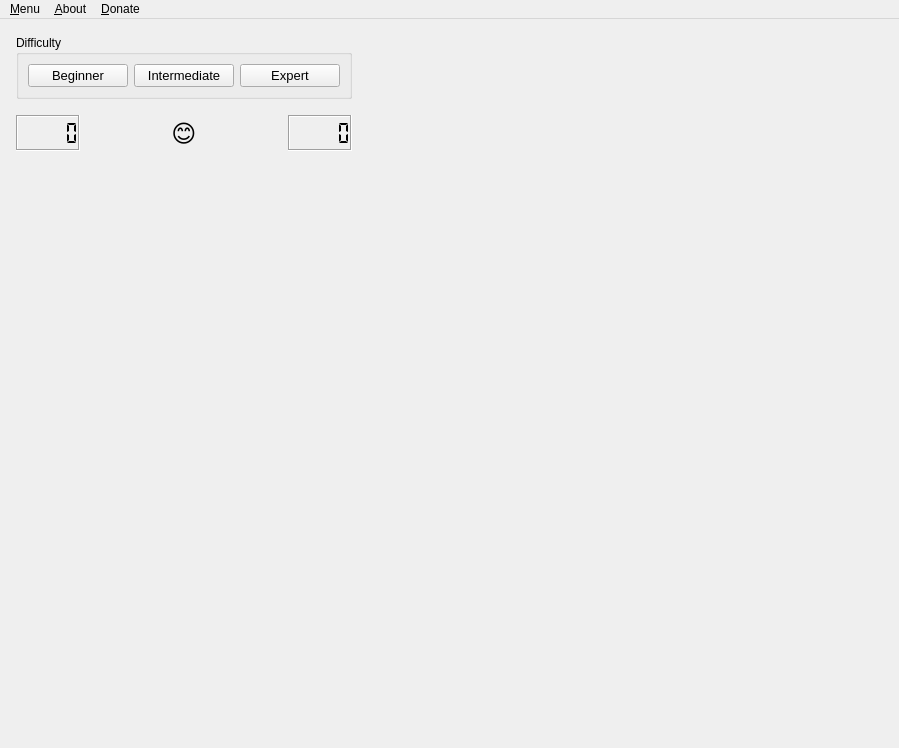
<?xml version="1.0" encoding="UTF-8"?>
<ui version="4.0">
 <class>MainWindow</class>
 <widget class="QMainWindow" name="MainWindow">
  <property name="geometry">
   <rect>
    <x>0</x>
    <y>0</y>
    <width>899</width>
    <height>748</height>
   </rect>
  </property>
  <property name="sizePolicy">
   <sizepolicy hsizetype="Minimum" vsizetype="Minimum">
    <horstretch>0</horstretch>
    <verstretch>0</verstretch>
   </sizepolicy>
  </property>
  <property name="windowTitle">
   <string>pyMinesweeper 2020 - v2.3.1</string>
  </property>
  <property name="styleSheet">
   <string notr="true"/>
  </property>
  <widget class="QWidget" name="centralwidget">
   <property name="sizePolicy">
    <sizepolicy hsizetype="Minimum" vsizetype="Minimum">
     <horstretch>0</horstretch>
     <verstretch>0</verstretch>
    </sizepolicy>
   </property>
   <layout class="QVBoxLayout" name="verticalLayout" stretch="0,0,0">
    <property name="spacing">
     <number>0</number>
    </property>
    <property name="sizeConstraint">
     <enum>QLayout::SetFixedSize</enum>
    </property>
    <property name="leftMargin">
     <number>16</number>
    </property>
    <property name="topMargin">
     <number>8</number>
    </property>
    <property name="rightMargin">
     <number>16</number>
    </property>
    <property name="bottomMargin">
     <number>16</number>
    </property>
    <item>
     <layout class="QHBoxLayout" name="horizontalLayout_2">
      <property name="sizeConstraint">
       <enum>QLayout::SetMinimumSize</enum>
      </property>
      <property name="topMargin">
       <number>8</number>
      </property>
      <property name="bottomMargin">
       <number>8</number>
      </property>
      <item>
       <spacer name="horizontalSpacer_5">
        <property name="orientation">
         <enum>Qt::Horizontal</enum>
        </property>
        <property name="sizeType">
         <enum>QSizePolicy::MinimumExpanding</enum>
        </property>
        <property name="sizeHint" stdset="0">
         <size>
          <width>0</width>
          <height>0</height>
         </size>
        </property>
       </spacer>
      </item>
      <item>
       <widget class="QGroupBox" name="groupBox_difficulties">
        <property name="sizePolicy">
         <sizepolicy hsizetype="Minimum" vsizetype="Minimum">
          <horstretch>0</horstretch>
          <verstretch>0</verstretch>
         </sizepolicy>
        </property>
        <property name="title">
         <string>Difficulty</string>
        </property>
        <layout class="QHBoxLayout" name="horizontalLayout_3">
         <property name="spacing">
          <number>6</number>
         </property>
         <property name="sizeConstraint">
          <enum>QLayout::SetMinimumSize</enum>
         </property>
         <item>
          <widget class="QPushButton" name="pushButton_beginner">
           <property name="minimumSize">
            <size>
             <width>100</width>
             <height>0</height>
            </size>
           </property>
           <property name="maximumSize">
            <size>
             <width>100</width>
             <height>16777215</height>
            </size>
           </property>
           <property name="font">
            <font>
             <pointsize>10</pointsize>
            </font>
           </property>
           <property name="text">
            <string>Beginner</string>
           </property>
          </widget>
         </item>
         <item>
          <widget class="QPushButton" name="pushButton_intermediate">
           <property name="minimumSize">
            <size>
             <width>100</width>
             <height>0</height>
            </size>
           </property>
           <property name="maximumSize">
            <size>
             <width>100</width>
             <height>16777215</height>
            </size>
           </property>
           <property name="font">
            <font>
             <pointsize>10</pointsize>
            </font>
           </property>
           <property name="text">
            <string>Intermediate</string>
           </property>
          </widget>
         </item>
         <item>
          <widget class="QPushButton" name="pushButton_expert">
           <property name="minimumSize">
            <size>
             <width>100</width>
             <height>0</height>
            </size>
           </property>
           <property name="maximumSize">
            <size>
             <width>100</width>
             <height>16777215</height>
            </size>
           </property>
           <property name="font">
            <font>
             <pointsize>10</pointsize>
            </font>
           </property>
           <property name="text">
            <string>Expert</string>
           </property>
          </widget>
         </item>
        </layout>
       </widget>
      </item>
      <item>
       <spacer name="horizontalSpacer_6">
        <property name="orientation">
         <enum>Qt::Horizontal</enum>
        </property>
        <property name="sizeType">
         <enum>QSizePolicy::MinimumExpanding</enum>
        </property>
        <property name="sizeHint" stdset="0">
         <size>
          <width>0</width>
          <height>0</height>
         </size>
        </property>
       </spacer>
      </item>
     </layout>
    </item>
    <item>
     <layout class="QHBoxLayout" name="horizontalLayout">
      <property name="spacing">
       <number>0</number>
      </property>
      <property name="sizeConstraint">
       <enum>QLayout::SetMinimumSize</enum>
      </property>
      <property name="topMargin">
       <number>8</number>
      </property>
      <property name="bottomMargin">
       <number>8</number>
      </property>
      <item>
       <widget class="QLCDNumber" name="lcdNumber_amount_mines">
        <property name="minimumSize">
         <size>
          <width>0</width>
          <height>0</height>
         </size>
        </property>
        <property name="maximumSize">
         <size>
          <width>16777215</width>
          <height>16777215</height>
         </size>
        </property>
        <property name="font">
         <font>
          <pointsize>10</pointsize>
          <weight>75</weight>
          <bold>true</bold>
         </font>
        </property>
        <property name="styleSheet">
         <string notr="true"/>
        </property>
        <property name="frameShape">
         <enum>QFrame::Box</enum>
        </property>
        <property name="frameShadow">
         <enum>QFrame::Sunken</enum>
        </property>
        <property name="lineWidth">
         <number>1</number>
        </property>
        <property name="midLineWidth">
         <number>0</number>
        </property>
        <property name="segmentStyle">
         <enum>QLCDNumber::Flat</enum>
        </property>
       </widget>
      </item>
      <item>
       <spacer name="horizontalSpacer">
        <property name="orientation">
         <enum>Qt::Horizontal</enum>
        </property>
        <property name="sizeType">
         <enum>QSizePolicy::MinimumExpanding</enum>
        </property>
        <property name="sizeHint" stdset="0">
         <size>
          <width>0</width>
          <height>0</height>
         </size>
        </property>
       </spacer>
      </item>
      <item>
       <widget class="QPushButton" name="pushButton_reset">
        <property name="sizePolicy">
         <sizepolicy hsizetype="Minimum" vsizetype="Minimum">
          <horstretch>0</horstretch>
          <verstretch>0</verstretch>
         </sizepolicy>
        </property>
        <property name="minimumSize">
         <size>
          <width>36</width>
          <height>36</height>
         </size>
        </property>
        <property name="maximumSize">
         <size>
          <width>36</width>
          <height>36</height>
         </size>
        </property>
        <property name="font">
         <font>
          <pointsize>18</pointsize>
         </font>
        </property>
        <property name="styleSheet">
         <string notr="true">text-align: center; border: 0px;</string>
        </property>
        <property name="text">
         <string>😊</string>
        </property>
       </widget>
      </item>
      <item>
       <spacer name="horizontalSpacer_2">
        <property name="orientation">
         <enum>Qt::Horizontal</enum>
        </property>
        <property name="sizeType">
         <enum>QSizePolicy::MinimumExpanding</enum>
        </property>
        <property name="sizeHint" stdset="0">
         <size>
          <width>0</width>
          <height>0</height>
         </size>
        </property>
       </spacer>
      </item>
      <item>
       <widget class="QLCDNumber" name="lcdNumber_playing_time">
        <property name="minimumSize">
         <size>
          <width>0</width>
          <height>0</height>
         </size>
        </property>
        <property name="maximumSize">
         <size>
          <width>16777215</width>
          <height>16777215</height>
         </size>
        </property>
        <property name="font">
         <font>
          <pointsize>10</pointsize>
          <weight>75</weight>
          <bold>true</bold>
         </font>
        </property>
        <property name="styleSheet">
         <string notr="true"/>
        </property>
        <property name="frameShadow">
         <enum>QFrame::Sunken</enum>
        </property>
        <property name="lineWidth">
         <number>1</number>
        </property>
        <property name="midLineWidth">
         <number>0</number>
        </property>
        <property name="segmentStyle">
         <enum>QLCDNumber::Flat</enum>
        </property>
        <property name="intValue" stdset="0">
         <number>0</number>
        </property>
       </widget>
      </item>
     </layout>
    </item>
    <item>
     <layout class="QGridLayout" name="gridLayout">
      <property name="sizeConstraint">
       <enum>QLayout::SetMinimumSize</enum>
      </property>
      <property name="topMargin">
       <number>8</number>
      </property>
      <property name="spacing">
       <number>0</number>
      </property>
     </layout>
    </item>
   </layout>
  </widget>
  <widget class="QMenuBar" name="menubar">
   <property name="geometry">
    <rect>
     <x>0</x>
     <y>0</y>
     <width>899</width>
     <height>21</height>
    </rect>
   </property>
   <widget class="QMenu" name="menu_Menu">
    <property name="title">
     <string>&amp;Menu</string>
    </property>
    <addaction name="separator"/>
    <addaction name="action_Quit"/>
   </widget>
   <widget class="QMenu" name="menu_About">
    <property name="title">
     <string>&amp;About</string>
    </property>
    <addaction name="action_About_Qt"/>
   </widget>
   <widget class="QMenu" name="menu_Donate">
    <property name="title">
     <string>&amp;Donate</string>
    </property>
    <addaction name="actionSupport_Tutor_Exilius"/>
   </widget>
   <addaction name="menu_Menu"/>
   <addaction name="menu_About"/>
   <addaction name="menu_Donate"/>
  </widget>
  <action name="action_About_Qt">
   <property name="text">
    <string>About &amp;Qt</string>
   </property>
  </action>
  <action name="actionAbout_pyMinesweeper">
   <property name="text">
    <string>About &amp;pyMinesweeper</string>
   </property>
  </action>
  <action name="action_Quit">
   <property name="text">
    <string>&amp;Quit</string>
   </property>
  </action>
  <action name="actionSupport_Tutor_Exilius">
   <property name="text">
    <string>&amp;Support Tutor Exilius</string>
   </property>
  </action>
 </widget>
 <resources/>
 <connections>
  <connection>
   <sender>action_Quit</sender>
   <signal>triggered()</signal>
   <receiver>MainWindow</receiver>
   <slot>close()</slot>
   <hints>
    <hint type="sourcelabel">
     <x>-1</x>
     <y>-1</y>
    </hint>
    <hint type="destinationlabel">
     <x>362</x>
     <y>280</y>
    </hint>
   </hints>
  </connection>
 </connections>
</ui>
